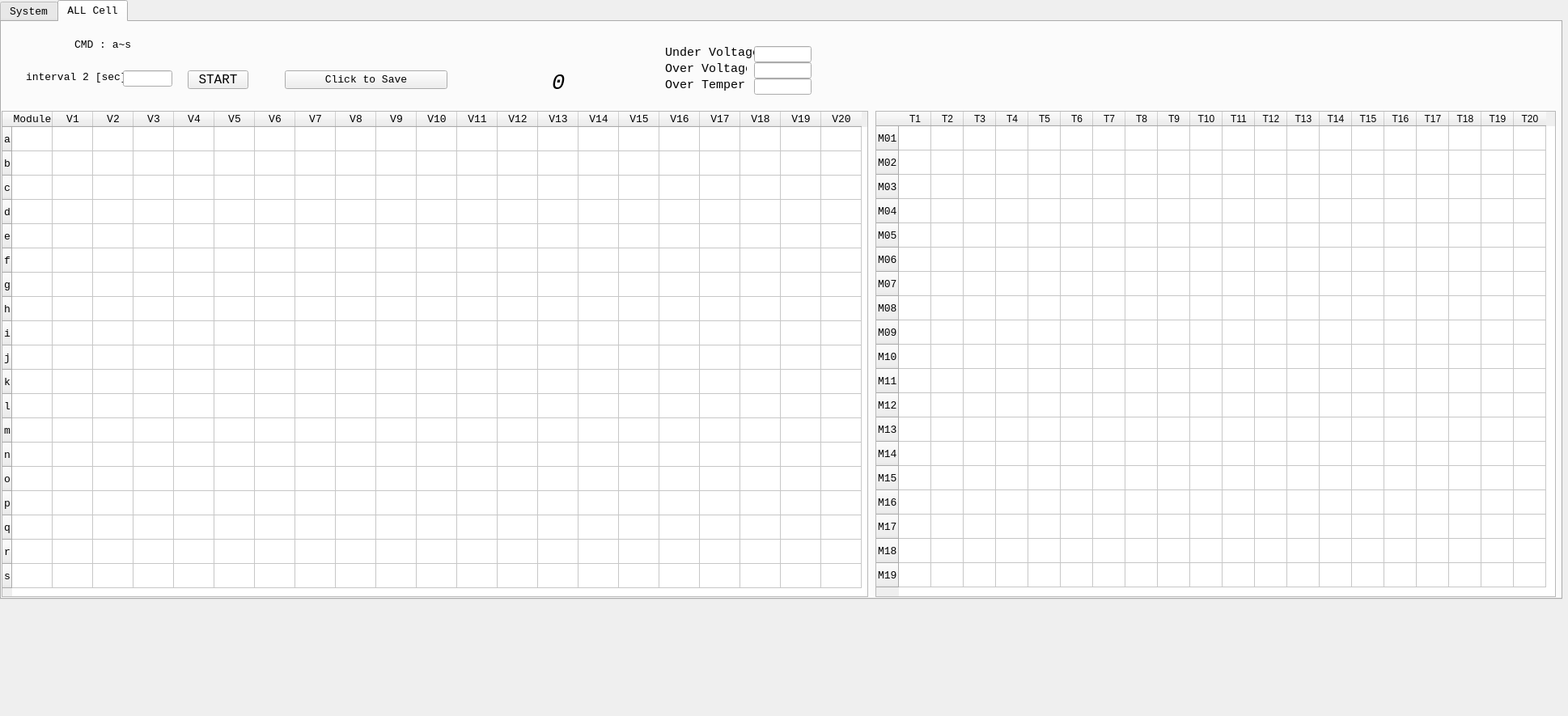
<?xml version="1.0" encoding="UTF-8"?>
<ui version="4.0">
 <class>MainWindow</class>
 <widget class="QDialog" name="MainWindow">
  <property name="geometry">
   <rect>
    <x>0</x>
    <y>0</y>
    <width>1938</width>
    <height>885</height>
   </rect>
  </property>
  <property name="windowTitle">
   <string>모니터링 소프트웨어 V1.0</string>
  </property>
  <widget class="QTabWidget" name="tabWidget_1">
   <property name="enabled">
    <bool>true</bool>
   </property>
   <property name="geometry">
    <rect>
     <x>0</x>
     <y>0</y>
     <width>1931</width>
     <height>741</height>
    </rect>
   </property>
   <property name="font">
    <font>
     <family>Consolas</family>
     <pointsize>10</pointsize>
    </font>
   </property>
   <property name="cursor">
    <cursorShape>ArrowCursor</cursorShape>
   </property>
   <property name="currentIndex">
    <number>1</number>
   </property>
   <widget class="QWidget" name="tab">
    <attribute name="title">
     <string>System</string>
    </attribute>
    <widget class="QLabel" name="label">
     <property name="geometry">
      <rect>
       <x>20</x>
       <y>30</y>
       <width>81</width>
       <height>20</height>
      </rect>
     </property>
     <property name="text">
      <string>CMD : A~E</string>
     </property>
    </widget>
    <widget class="QLabel" name="label_2">
     <property name="geometry">
      <rect>
       <x>20</x>
       <y>60</y>
       <width>111</width>
       <height>20</height>
      </rect>
     </property>
     <property name="text">
      <string>Interval 1 [sec]</string>
     </property>
    </widget>
    <widget class="QPushButton" name="inputBtn">
     <property name="geometry">
      <rect>
       <x>210</x>
       <y>60</y>
       <width>61</width>
       <height>23</height>
      </rect>
     </property>
     <property name="font">
      <font>
       <family>Consolas</family>
       <pointsize>12</pointsize>
      </font>
     </property>
     <property name="text">
      <string>START</string>
     </property>
    </widget>
    <widget class="QLineEdit" name="input_Interval">
     <property name="geometry">
      <rect>
       <x>140</x>
       <y>60</y>
       <width>61</width>
       <height>20</height>
      </rect>
     </property>
    </widget>
    <widget class="QTableWidget" name="tableWidget">
     <property name="geometry">
      <rect>
       <x>10</x>
       <y>100</y>
       <width>641</width>
       <height>601</height>
      </rect>
     </property>
     <attribute name="horizontalHeaderDefaultSectionSize">
      <number>75</number>
     </attribute>
     <row>
      <property name="text">
       <string>M01</string>
      </property>
      <property name="font">
       <font>
        <pointsize>10</pointsize>
        <weight>75</weight>
        <bold>true</bold>
       </font>
      </property>
     </row>
     <row>
      <property name="text">
       <string>M02</string>
      </property>
      <property name="font">
       <font>
        <pointsize>10</pointsize>
        <weight>75</weight>
        <bold>true</bold>
       </font>
      </property>
     </row>
     <row>
      <property name="text">
       <string>M03</string>
      </property>
      <property name="font">
       <font>
        <pointsize>10</pointsize>
        <weight>75</weight>
        <bold>true</bold>
       </font>
      </property>
     </row>
     <row>
      <property name="text">
       <string>M04</string>
      </property>
      <property name="font">
       <font>
        <pointsize>10</pointsize>
        <weight>75</weight>
        <bold>true</bold>
       </font>
      </property>
     </row>
     <row>
      <property name="text">
       <string>M05</string>
      </property>
      <property name="font">
       <font>
        <pointsize>10</pointsize>
        <weight>75</weight>
        <bold>true</bold>
       </font>
      </property>
     </row>
     <row>
      <property name="text">
       <string>M06</string>
      </property>
      <property name="font">
       <font>
        <pointsize>10</pointsize>
        <weight>75</weight>
        <bold>true</bold>
       </font>
      </property>
     </row>
     <row>
      <property name="text">
       <string>M07</string>
      </property>
      <property name="font">
       <font>
        <pointsize>10</pointsize>
        <weight>75</weight>
        <bold>true</bold>
       </font>
      </property>
     </row>
     <row>
      <property name="text">
       <string>M08</string>
      </property>
      <property name="font">
       <font>
        <pointsize>10</pointsize>
        <weight>75</weight>
        <bold>true</bold>
       </font>
      </property>
     </row>
     <row>
      <property name="text">
       <string>M09</string>
      </property>
      <property name="font">
       <font>
        <pointsize>10</pointsize>
        <weight>75</weight>
        <bold>true</bold>
       </font>
      </property>
     </row>
     <row>
      <property name="text">
       <string>M10</string>
      </property>
      <property name="font">
       <font>
        <pointsize>10</pointsize>
        <weight>75</weight>
        <bold>true</bold>
       </font>
      </property>
     </row>
     <row>
      <property name="text">
       <string>M11</string>
      </property>
      <property name="font">
       <font>
        <pointsize>10</pointsize>
        <weight>75</weight>
        <bold>true</bold>
       </font>
      </property>
     </row>
     <row>
      <property name="text">
       <string>M12</string>
      </property>
      <property name="font">
       <font>
        <pointsize>10</pointsize>
        <weight>75</weight>
        <bold>true</bold>
       </font>
      </property>
     </row>
     <row>
      <property name="text">
       <string>M13</string>
      </property>
      <property name="font">
       <font>
        <pointsize>10</pointsize>
        <weight>75</weight>
        <bold>true</bold>
       </font>
      </property>
     </row>
     <row>
      <property name="text">
       <string>M14</string>
      </property>
      <property name="font">
       <font>
        <pointsize>10</pointsize>
        <weight>75</weight>
        <bold>true</bold>
       </font>
      </property>
     </row>
     <row>
      <property name="text">
       <string>M15</string>
      </property>
      <property name="font">
       <font>
        <pointsize>10</pointsize>
        <weight>75</weight>
        <bold>true</bold>
       </font>
      </property>
     </row>
     <row>
      <property name="text">
       <string>M16</string>
      </property>
      <property name="font">
       <font>
        <pointsize>10</pointsize>
        <weight>75</weight>
        <bold>true</bold>
       </font>
      </property>
     </row>
     <row>
      <property name="text">
       <string>M17</string>
      </property>
      <property name="font">
       <font>
        <pointsize>10</pointsize>
        <weight>75</weight>
        <bold>true</bold>
       </font>
      </property>
     </row>
     <row>
      <property name="text">
       <string>M18</string>
      </property>
      <property name="font">
       <font>
        <pointsize>10</pointsize>
        <weight>75</weight>
        <bold>true</bold>
       </font>
      </property>
     </row>
     <row>
      <property name="text">
       <string>M19</string>
      </property>
      <property name="font">
       <font>
        <pointsize>10</pointsize>
        <weight>75</weight>
        <bold>true</bold>
       </font>
      </property>
     </row>
     <column>
      <property name="text">
       <string>Vmodule</string>
      </property>
      <property name="font">
       <font>
        <family>Consolas</family>
        <pointsize>10</pointsize>
        <weight>75</weight>
        <bold>true</bold>
       </font>
      </property>
     </column>
     <column>
      <property name="text">
       <string>Vc,max</string>
      </property>
      <property name="font">
       <font>
        <family>Consolas</family>
        <pointsize>10</pointsize>
        <weight>75</weight>
        <bold>true</bold>
       </font>
      </property>
     </column>
     <column>
      <property name="text">
       <string>Vc,min</string>
      </property>
      <property name="font">
       <font>
        <family>Consolas</family>
        <pointsize>10</pointsize>
        <weight>75</weight>
        <bold>true</bold>
       </font>
      </property>
     </column>
     <column>
      <property name="text">
       <string>Vc,diff</string>
      </property>
      <property name="font">
       <font>
        <family>Consolas</family>
        <pointsize>10</pointsize>
        <weight>75</weight>
        <bold>true</bold>
       </font>
      </property>
     </column>
     <column>
      <property name="text">
       <string>Tc,max</string>
      </property>
      <property name="font">
       <font>
        <family>Consolas</family>
        <pointsize>10</pointsize>
        <weight>75</weight>
        <bold>true</bold>
       </font>
      </property>
     </column>
     <column>
      <property name="text">
       <string>Tc,min</string>
      </property>
      <property name="font">
       <font>
        <family>Consolas</family>
        <pointsize>10</pointsize>
        <weight>75</weight>
        <bold>true</bold>
       </font>
      </property>
     </column>
     <column>
      <property name="text">
       <string>Tc,diff</string>
      </property>
      <property name="font">
       <font>
        <family>Consolas</family>
        <pointsize>10</pointsize>
        <weight>75</weight>
        <bold>true</bold>
       </font>
      </property>
     </column>
     <column>
      <property name="text">
       <string>Balance</string>
      </property>
      <property name="font">
       <font>
        <family>Consolas</family>
        <pointsize>10</pointsize>
        <weight>75</weight>
        <bold>true</bold>
       </font>
      </property>
     </column>
    </widget>
    <widget class="QPushButton" name="csvBtn">
     <property name="geometry">
      <rect>
       <x>300</x>
       <y>60</y>
       <width>201</width>
       <height>23</height>
      </rect>
     </property>
     <property name="text">
      <string>Click to Save</string>
     </property>
    </widget>
    <widget class="QTableWidget" name="systemTable">
     <property name="geometry">
      <rect>
       <x>660</x>
       <y>100</y>
       <width>181</width>
       <height>241</height>
      </rect>
     </property>
     <property name="font">
      <font>
       <family>Consolas</family>
       <pointsize>11</pointsize>
      </font>
     </property>
     <attribute name="horizontalHeaderDefaultSectionSize">
      <number>80</number>
     </attribute>
     <row>
      <property name="text">
       <string>Vrack[V]</string>
      </property>
     </row>
     <row>
      <property name="text">
       <string>Irack[A]</string>
      </property>
     </row>
     <row>
      <property name="text">
       <string>SOC[%]</string>
      </property>
     </row>
     <row>
      <property name="text">
       <string>BMS Mode</string>
      </property>
     </row>
     <row>
      <property name="text">
       <string>RELAY</string>
      </property>
     </row>
     <row>
      <property name="text">
       <string>FAN</string>
      </property>
     </row>
     <row>
      <property name="text">
       <string>Vtarget[V]</string>
      </property>
     </row>
     <column>
      <property name="text">
       <string>Value</string>
      </property>
     </column>
    </widget>
    <widget class="QTableWidget" name="DiagnosticTable">
     <property name="geometry">
      <rect>
       <x>660</x>
       <y>340</y>
       <width>181</width>
       <height>361</height>
      </rect>
     </property>
     <property name="font">
      <font>
       <family>Consolas</family>
       <pointsize>11</pointsize>
      </font>
     </property>
     <property name="gridStyle">
      <enum>Qt::NoPen</enum>
     </property>
     <attribute name="horizontalHeaderDefaultSectionSize">
      <number>80</number>
     </attribute>
     <attribute name="verticalHeaderDefaultSectionSize">
      <number>30</number>
     </attribute>
     <row>
      <property name="text">
       <string>Rack OVP</string>
      </property>
     </row>
     <row>
      <property name="text">
       <string>Rack UVP</string>
      </property>
     </row>
     <row>
      <property name="text">
       <string>Cell OVP</string>
      </property>
     </row>
     <row>
      <property name="text">
       <string>Cell UVP</string>
      </property>
     </row>
     <row>
      <property name="text">
       <string>Chg. PL</string>
      </property>
     </row>
     <row>
      <property name="text">
       <string>Disch. PL</string>
      </property>
     </row>
     <row>
      <property name="text">
       <string>Cell OT</string>
      </property>
     </row>
     <row>
      <property name="text">
       <string>Cell UT</string>
      </property>
     </row>
     <row>
      <property name="text">
       <string>Cell OTD</string>
      </property>
     </row>
     <row>
      <property name="text">
       <string>RLY Fault</string>
      </property>
     </row>
     <row>
      <property name="text">
       <string>Rack Fire</string>
      </property>
     </row>
     <column>
      <property name="text">
       <string>Status</string>
      </property>
      <property name="textAlignment">
       <set>AlignCenter</set>
      </property>
     </column>
     <item row="0" column="0">
      <property name="text">
       <string/>
      </property>
      <property name="textAlignment">
       <set>AlignCenter</set>
      </property>
     </item>
     <item row="1" column="0">
      <property name="textAlignment">
       <set>AlignCenter</set>
      </property>
     </item>
    </widget>
    <widget class="QLabel" name="label_cnt">
     <property name="geometry">
      <rect>
       <x>530</x>
       <y>50</y>
       <width>91</width>
       <height>41</height>
      </rect>
     </property>
     <property name="font">
      <font>
       <family>Consolas</family>
       <pointsize>20</pointsize>
       <weight>75</weight>
       <italic>true</italic>
       <bold>true</bold>
      </font>
     </property>
     <property name="text">
      <string>0</string>
     </property>
     <property name="margin">
      <number>0</number>
     </property>
    </widget>
    <widget class="QLabel" name="label_5">
     <property name="geometry">
      <rect>
       <x>890</x>
       <y>120</y>
       <width>56</width>
       <height>12</height>
      </rect>
     </property>
     <property name="text">
      <string>PORT</string>
     </property>
    </widget>
    <widget class="QLabel" name="label_6">
     <property name="geometry">
      <rect>
       <x>890</x>
       <y>150</y>
       <width>56</width>
       <height>12</height>
      </rect>
     </property>
     <property name="text">
      <string>BAUD</string>
     </property>
    </widget>
    <widget class="QComboBox" name="portCBox">
     <property name="geometry">
      <rect>
       <x>940</x>
       <y>110</y>
       <width>76</width>
       <height>22</height>
      </rect>
     </property>
    </widget>
    <widget class="QComboBox" name="BaudCBox">
     <property name="geometry">
      <rect>
       <x>940</x>
       <y>140</y>
       <width>76</width>
       <height>22</height>
      </rect>
     </property>
    </widget>
    <widget class="QPushButton" name="Btn_open">
     <property name="geometry">
      <rect>
       <x>890</x>
       <y>190</y>
       <width>51</width>
       <height>23</height>
      </rect>
     </property>
     <property name="text">
      <string>OPEN</string>
     </property>
    </widget>
    <widget class="QPushButton" name="Btn_close">
     <property name="geometry">
      <rect>
       <x>970</x>
       <y>190</y>
       <width>51</width>
       <height>23</height>
      </rect>
     </property>
     <property name="text">
      <string>CLOSE</string>
     </property>
    </widget>
    <widget class="QLabel" name="Port_msg">
     <property name="geometry">
      <rect>
       <x>890</x>
       <y>230</y>
       <width>171</width>
       <height>16</height>
      </rect>
     </property>
     <property name="text">
      <string/>
     </property>
    </widget>
    <widget class="QPushButton" name="Btn_Rly_ON">
     <property name="geometry">
      <rect>
       <x>890</x>
       <y>380</y>
       <width>61</width>
       <height>51</height>
      </rect>
     </property>
     <property name="font">
      <font>
       <family>Consolas</family>
       <pointsize>20</pointsize>
       <weight>75</weight>
       <italic>false</italic>
       <bold>true</bold>
      </font>
     </property>
     <property name="text">
      <string>ON</string>
     </property>
    </widget>
    <widget class="QPushButton" name="Btn_Rly_OFF">
     <property name="geometry">
      <rect>
       <x>960</x>
       <y>380</y>
       <width>61</width>
       <height>51</height>
      </rect>
     </property>
     <property name="font">
      <font>
       <family>Consolas</family>
       <pointsize>20</pointsize>
       <weight>75</weight>
       <bold>true</bold>
      </font>
     </property>
     <property name="text">
      <string>OFF</string>
     </property>
    </widget>
    <widget class="QLabel" name="label_7">
     <property name="geometry">
      <rect>
       <x>890</x>
       <y>360</y>
       <width>131</width>
       <height>16</height>
      </rect>
     </property>
     <property name="font">
      <font>
       <family>Consolas</family>
       <pointsize>14</pointsize>
      </font>
     </property>
     <property name="text">
      <string>RELAY CONTROL</string>
     </property>
     <property name="textFormat">
      <enum>Qt::AutoText</enum>
     </property>
    </widget>
    <widget class="QTableWidget" name="RelayTable">
     <property name="geometry">
      <rect>
       <x>890</x>
       <y>450</y>
       <width>131</width>
       <height>91</height>
      </rect>
     </property>
     <row>
      <property name="text">
       <string>Pre-Charge</string>
      </property>
     </row>
     <row>
      <property name="text">
       <string>Main Relay</string>
      </property>
     </row>
     <column>
      <property name="text">
       <string>Status       </string>
      </property>
     </column>
     <item row="0" column="0">
      <property name="text">
       <string/>
      </property>
      <property name="textAlignment">
       <set>AlignTrailing|AlignVCenter</set>
      </property>
     </item>
    </widget>
   </widget>
   <widget class="QWidget" name="tab_2">
    <attribute name="title">
     <string>ALL Cell</string>
    </attribute>
    <widget class="QLabel" name="label_3">
     <property name="geometry">
      <rect>
       <x>90</x>
       <y>20</y>
       <width>71</width>
       <height>16</height>
      </rect>
     </property>
     <property name="text">
      <string>CMD : a~s</string>
     </property>
    </widget>
    <widget class="QLabel" name="label_4">
     <property name="geometry">
      <rect>
       <x>30</x>
       <y>60</y>
       <width>121</width>
       <height>16</height>
      </rect>
     </property>
     <property name="text">
      <string>interval 2 [sec]</string>
     </property>
    </widget>
    <widget class="QPushButton" name="inputBtn_2">
     <property name="geometry">
      <rect>
       <x>230</x>
       <y>60</y>
       <width>75</width>
       <height>23</height>
      </rect>
     </property>
     <property name="font">
      <font>
       <family>Consolas</family>
       <pointsize>12</pointsize>
      </font>
     </property>
     <property name="text">
      <string>START</string>
     </property>
    </widget>
    <widget class="QLineEdit" name="input_Interval_2">
     <property name="geometry">
      <rect>
       <x>150</x>
       <y>60</y>
       <width>61</width>
       <height>20</height>
      </rect>
     </property>
    </widget>
    <widget class="QTableWidget" name="tableWidget_2">
     <property name="geometry">
      <rect>
       <x>0</x>
       <y>110</y>
       <width>1071</width>
       <height>601</height>
      </rect>
     </property>
     <property name="font">
      <font>
       <family>Consolas</family>
       <pointsize>10</pointsize>
      </font>
     </property>
     <attribute name="horizontalHeaderDefaultSectionSize">
      <number>50</number>
     </attribute>
     <row>
      <property name="text">
       <string>a</string>
      </property>
     </row>
     <row>
      <property name="text">
       <string>b</string>
      </property>
     </row>
     <row>
      <property name="text">
       <string>c</string>
      </property>
     </row>
     <row>
      <property name="text">
       <string>d</string>
      </property>
     </row>
     <row>
      <property name="text">
       <string>e</string>
      </property>
     </row>
     <row>
      <property name="text">
       <string>f</string>
      </property>
     </row>
     <row>
      <property name="text">
       <string>g</string>
      </property>
     </row>
     <row>
      <property name="text">
       <string>h</string>
      </property>
     </row>
     <row>
      <property name="text">
       <string>i</string>
      </property>
     </row>
     <row>
      <property name="text">
       <string>j</string>
      </property>
     </row>
     <row>
      <property name="text">
       <string>k</string>
      </property>
     </row>
     <row>
      <property name="text">
       <string>l</string>
      </property>
     </row>
     <row>
      <property name="text">
       <string>m</string>
      </property>
     </row>
     <row>
      <property name="text">
       <string>n</string>
      </property>
     </row>
     <row>
      <property name="text">
       <string>o</string>
      </property>
     </row>
     <row>
      <property name="text">
       <string>p</string>
      </property>
     </row>
     <row>
      <property name="text">
       <string>q</string>
      </property>
     </row>
     <row>
      <property name="text">
       <string>r</string>
      </property>
     </row>
     <row>
      <property name="text">
       <string>s</string>
      </property>
     </row>
     <column>
      <property name="text">
       <string>Module</string>
      </property>
     </column>
     <column>
      <property name="text">
       <string>V1</string>
      </property>
     </column>
     <column>
      <property name="text">
       <string>V2</string>
      </property>
     </column>
     <column>
      <property name="text">
       <string>V3</string>
      </property>
     </column>
     <column>
      <property name="text">
       <string>V4</string>
      </property>
     </column>
     <column>
      <property name="text">
       <string>V5</string>
      </property>
     </column>
     <column>
      <property name="text">
       <string>V6</string>
      </property>
     </column>
     <column>
      <property name="text">
       <string>V7</string>
      </property>
     </column>
     <column>
      <property name="text">
       <string>V8</string>
      </property>
     </column>
     <column>
      <property name="text">
       <string>V9</string>
      </property>
     </column>
     <column>
      <property name="text">
       <string>V10</string>
      </property>
     </column>
     <column>
      <property name="text">
       <string>V11</string>
      </property>
     </column>
     <column>
      <property name="text">
       <string>V12</string>
      </property>
     </column>
     <column>
      <property name="text">
       <string>V13</string>
      </property>
     </column>
     <column>
      <property name="text">
       <string>V14</string>
      </property>
     </column>
     <column>
      <property name="text">
       <string>V15</string>
      </property>
     </column>
     <column>
      <property name="text">
       <string>V16</string>
      </property>
     </column>
     <column>
      <property name="text">
       <string>V17</string>
      </property>
     </column>
     <column>
      <property name="text">
       <string>V18</string>
      </property>
     </column>
     <column>
      <property name="text">
       <string>V19</string>
      </property>
     </column>
     <column>
      <property name="text">
       <string>V20</string>
      </property>
     </column>
    </widget>
    <widget class="QPushButton" name="csvBtn_2">
     <property name="geometry">
      <rect>
       <x>350</x>
       <y>60</y>
       <width>201</width>
       <height>23</height>
      </rect>
     </property>
     <property name="text">
      <string>Click to Save</string>
     </property>
    </widget>
    <widget class="QLabel" name="label_cnt2">
     <property name="geometry">
      <rect>
       <x>680</x>
       <y>60</y>
       <width>81</width>
       <height>31</height>
      </rect>
     </property>
     <property name="font">
      <font>
       <family>Consolas</family>
       <pointsize>20</pointsize>
       <italic>true</italic>
      </font>
     </property>
     <property name="text">
      <string>0</string>
     </property>
    </widget>
    <widget class="QTableWidget" name="Temp_table">
     <property name="geometry">
      <rect>
       <x>1080</x>
       <y>110</y>
       <width>841</width>
       <height>601</height>
      </rect>
     </property>
     <attribute name="horizontalHeaderDefaultSectionSize">
      <number>40</number>
     </attribute>
     <row>
      <property name="text">
       <string>M01</string>
      </property>
     </row>
     <row>
      <property name="text">
       <string>M02</string>
      </property>
     </row>
     <row>
      <property name="text">
       <string>M03</string>
      </property>
     </row>
     <row>
      <property name="text">
       <string>M04</string>
      </property>
     </row>
     <row>
      <property name="text">
       <string>M05</string>
      </property>
     </row>
     <row>
      <property name="text">
       <string>M06</string>
      </property>
     </row>
     <row>
      <property name="text">
       <string>M07</string>
      </property>
     </row>
     <row>
      <property name="text">
       <string>M08</string>
      </property>
     </row>
     <row>
      <property name="text">
       <string>M09</string>
      </property>
     </row>
     <row>
      <property name="text">
       <string>M10</string>
      </property>
     </row>
     <row>
      <property name="text">
       <string>M11</string>
      </property>
     </row>
     <row>
      <property name="text">
       <string>M12</string>
      </property>
     </row>
     <row>
      <property name="text">
       <string>M13</string>
      </property>
     </row>
     <row>
      <property name="text">
       <string>M14</string>
      </property>
     </row>
     <row>
      <property name="text">
       <string>M15</string>
      </property>
     </row>
     <row>
      <property name="text">
       <string>M16</string>
      </property>
     </row>
     <row>
      <property name="text">
       <string>M17</string>
      </property>
     </row>
     <row>
      <property name="text">
       <string>M18</string>
      </property>
     </row>
     <row>
      <property name="text">
       <string>M19</string>
      </property>
     </row>
     <column>
      <property name="text">
       <string>T1</string>
      </property>
     </column>
     <column>
      <property name="text">
       <string>T2</string>
      </property>
     </column>
     <column>
      <property name="text">
       <string>T3</string>
      </property>
     </column>
     <column>
      <property name="text">
       <string>T4</string>
      </property>
     </column>
     <column>
      <property name="text">
       <string>T5</string>
      </property>
     </column>
     <column>
      <property name="text">
       <string>T6</string>
      </property>
     </column>
     <column>
      <property name="text">
       <string>T7</string>
      </property>
     </column>
     <column>
      <property name="text">
       <string>T8</string>
      </property>
     </column>
     <column>
      <property name="text">
       <string>T9</string>
      </property>
     </column>
     <column>
      <property name="text">
       <string>T10</string>
      </property>
     </column>
     <column>
      <property name="text">
       <string>T11</string>
      </property>
     </column>
     <column>
      <property name="text">
       <string>T12</string>
      </property>
     </column>
     <column>
      <property name="text">
       <string>T13</string>
      </property>
     </column>
     <column>
      <property name="text">
       <string>T14</string>
      </property>
     </column>
     <column>
      <property name="text">
       <string>T15</string>
      </property>
     </column>
     <column>
      <property name="text">
       <string>T16</string>
      </property>
     </column>
     <column>
      <property name="text">
       <string>T17</string>
      </property>
     </column>
     <column>
      <property name="text">
       <string>T18</string>
      </property>
     </column>
     <column>
      <property name="text">
       <string>T19</string>
      </property>
     </column>
     <column>
      <property name="text">
       <string>T20</string>
      </property>
     </column>
    </widget>
    <widget class="QLabel" name="label_8">
     <property name="geometry">
      <rect>
       <x>820</x>
       <y>30</y>
       <width>111</width>
       <height>16</height>
      </rect>
     </property>
     <property name="font">
      <font>
       <family>Consolas</family>
       <pointsize>11</pointsize>
      </font>
     </property>
     <property name="text">
      <string>Under Voltage</string>
     </property>
    </widget>
    <widget class="QLabel" name="label_9">
     <property name="geometry">
      <rect>
       <x>820</x>
       <y>50</y>
       <width>101</width>
       <height>16</height>
      </rect>
     </property>
     <property name="font">
      <font>
       <family>Consolas</family>
       <pointsize>11</pointsize>
      </font>
     </property>
     <property name="text">
      <string>Over Voltage</string>
     </property>
    </widget>
    <widget class="QLabel" name="label_10">
     <property name="geometry">
      <rect>
       <x>820</x>
       <y>70</y>
       <width>101</width>
       <height>16</height>
      </rect>
     </property>
     <property name="font">
      <font>
       <family>Consolas</family>
       <pointsize>11</pointsize>
      </font>
     </property>
     <property name="text">
      <string>Over Temper.</string>
     </property>
    </widget>
    <widget class="QLineEdit" name="underVoltageValue">
     <property name="geometry">
      <rect>
       <x>930</x>
       <y>30</y>
       <width>71</width>
       <height>20</height>
      </rect>
     </property>
     <property name="font">
      <font>
       <family>Consolas</family>
       <pointsize>11</pointsize>
      </font>
     </property>
     <property name="text">
      <string/>
     </property>
    </widget>
    <widget class="QLineEdit" name="overVoltageValue">
     <property name="geometry">
      <rect>
       <x>930</x>
       <y>50</y>
       <width>71</width>
       <height>20</height>
      </rect>
     </property>
     <property name="font">
      <font>
       <family>Consolas</family>
       <pointsize>11</pointsize>
      </font>
     </property>
     <property name="text">
      <string/>
     </property>
    </widget>
    <widget class="QLineEdit" name="overTemperatureValue">
     <property name="geometry">
      <rect>
       <x>930</x>
       <y>70</y>
       <width>71</width>
       <height>20</height>
      </rect>
     </property>
     <property name="font">
      <font>
       <family>Consolas</family>
       <pointsize>11</pointsize>
      </font>
     </property>
     <property name="text">
      <string/>
     </property>
    </widget>
   </widget>
  </widget>
 </widget>
 <resources/>
 <connections/>
</ui>
